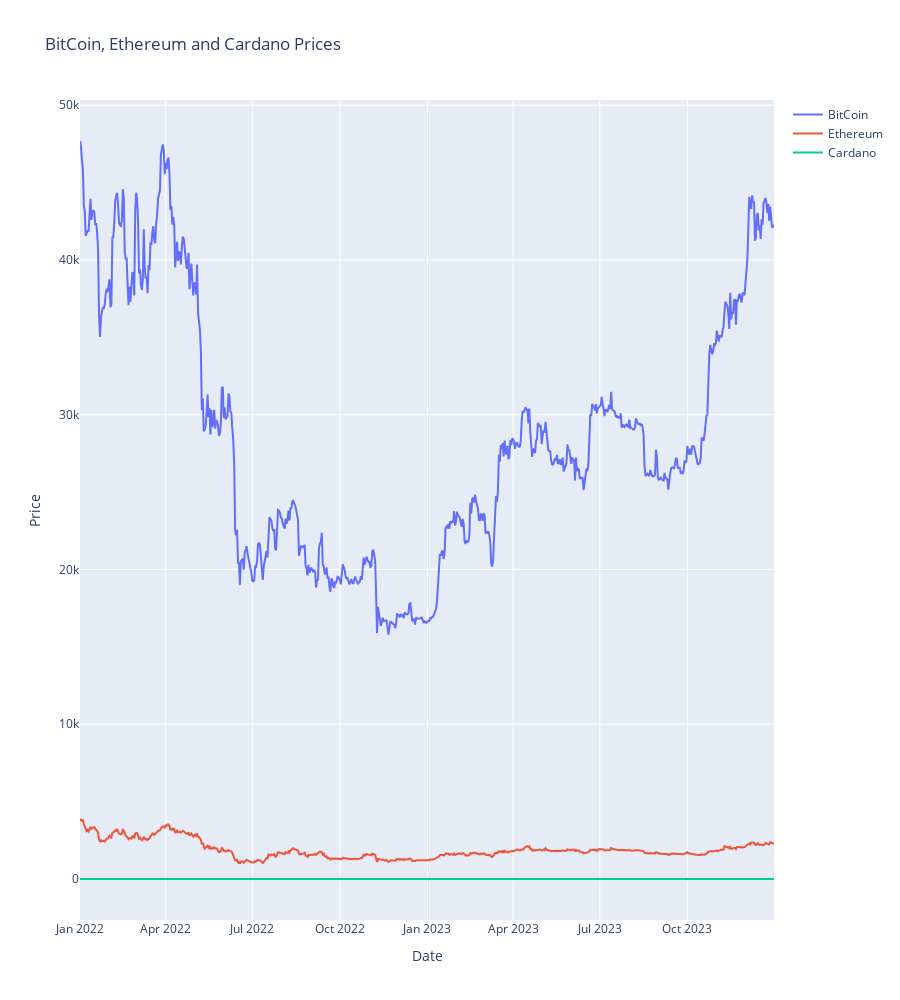

The notebook cell this image was saved under:
### Code cell
# # Question number 1, we have to visualize the data of the BitCoin, Ethereum and Cardano in a single plot
fig = go.Figure()
fig.add_trace(go.Scatter(x=data_btc['Date'], y=data_btc['Close'], mode='lines', name='BitCoin'))
fig.add_trace(go.Scatter(x=data_eth['Date'], y=data_eth['Close'], mode='lines', name='Ethereum'))
fig.add_trace(go.Scatter(x=data_ada['Date'], y=data_ada['Close'], mode='lines', name='Cardano'))
fig.update_layout(title='BitCoin, Ethereum and Cardano Prices', xaxis_title='Date', yaxis_title='Price',height=1000)
fig.show()
#

### Figure 1 — Plotly figure (JSON) as saved in the notebook; plotly's stock layout.template omitted (floating-point values rounded to 4 significant figures; data arrays with more than 128 entries replaced by an {"elided": "..."} marker saying what was removed)
{"data": [{"mode": "lines", "name": "BitCoin", "type": "scatter", "x": {"elided": "730 str values"}, "y": {"elided": "730 float values"}}, {"mode": "lines", "name": "Ethereum", "type": "scatter", "x": {"elided": "730 str values"}, "y": {"elided": "730 float values"}}, {"mode": "lines", "name": "Cardano", "type": "scatter", "x": {"elided": "730 str values"}, "y": {"elided": "730 float values"}}], "layout": {"height": 1000, "title": {"text": "BitCoin, Ethereum and Cardano Prices"}, "xaxis": {"title": {"text": "Date"}}, "yaxis": {"title": {"text": "Price"}}}}
